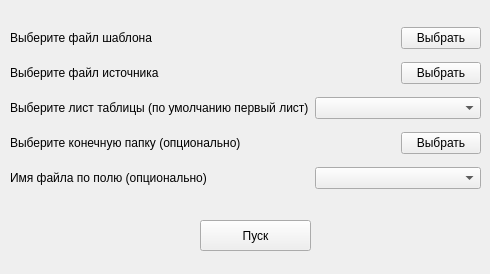
<?xml version="1.0" encoding="UTF-8"?>
<ui version="4.0">
 <class>MainWindow</class>
 <widget class="QMainWindow" name="MainWindow">
  <property name="geometry">
   <rect>
    <x>0</x>
    <y>0</y>
    <width>490</width>
    <height>274</height>
   </rect>
  </property>
  <property name="sizePolicy">
   <sizepolicy hsizetype="Fixed" vsizetype="Fixed">
    <horstretch>0</horstretch>
    <verstretch>0</verstretch>
   </sizepolicy>
  </property>
  <property name="windowTitle">
   <string>MainWindow</string>
  </property>
  <widget class="QWidget" name="centralwidget">
   <widget class="QWidget" name="layoutWidget">
    <property name="geometry">
     <rect>
      <x>10</x>
      <y>20</y>
      <width>471</width>
      <height>181</height>
     </rect>
    </property>
    <layout class="QGridLayout" name="gridLayout">
     <item row="3" column="2">
      <widget class="QPushButton" name="pushButton_3">
       <property name="text">
        <string>Выбрать</string>
       </property>
      </widget>
     </item>
     <item row="2" column="1" colspan="2">
      <widget class="QComboBox" name="comboBox"/>
     </item>
     <item row="2" column="0">
      <widget class="QLabel" name="label_2">
       <property name="text">
        <string>Выберите лист таблицы (по умолчанию первый лист)</string>
       </property>
      </widget>
     </item>
     <item row="1" column="2">
      <widget class="QPushButton" name="pushButton_4">
       <property name="text">
        <string>Выбрать</string>
       </property>
      </widget>
     </item>
     <item row="0" column="2">
      <widget class="QPushButton" name="pushButton_2">
       <property name="text">
        <string>Выбрать</string>
       </property>
      </widget>
     </item>
     <item row="3" column="0" colspan="2">
      <widget class="QLabel" name="label_4">
       <property name="text">
        <string>Выберите конечную папку (опционально)</string>
       </property>
      </widget>
     </item>
     <item row="0" column="0" colspan="2">
      <widget class="QLabel" name="label_3">
       <property name="text">
        <string>Выберите файл шаблона</string>
       </property>
      </widget>
     </item>
     <item row="1" column="0" colspan="2">
      <widget class="QLabel" name="label_5">
       <property name="text">
        <string>Выберите файл источника</string>
       </property>
      </widget>
     </item>
     <item row="4" column="0">
      <widget class="QLabel" name="label_6">
       <property name="text">
        <string>Имя файла по полю (опционально)</string>
       </property>
      </widget>
     </item>
     <item row="4" column="1" colspan="2">
      <widget class="QComboBox" name="comboBox_2"/>
     </item>
    </layout>
   </widget>
   <widget class="QPushButton" name="pushButton">
    <property name="geometry">
     <rect>
      <x>200</x>
      <y>220</y>
      <width>111</width>
      <height>31</height>
     </rect>
    </property>
    <property name="text">
     <string>Пуск</string>
    </property>
   </widget>
  </widget>
 </widget>
 <resources/>
 <connections/>
</ui>
